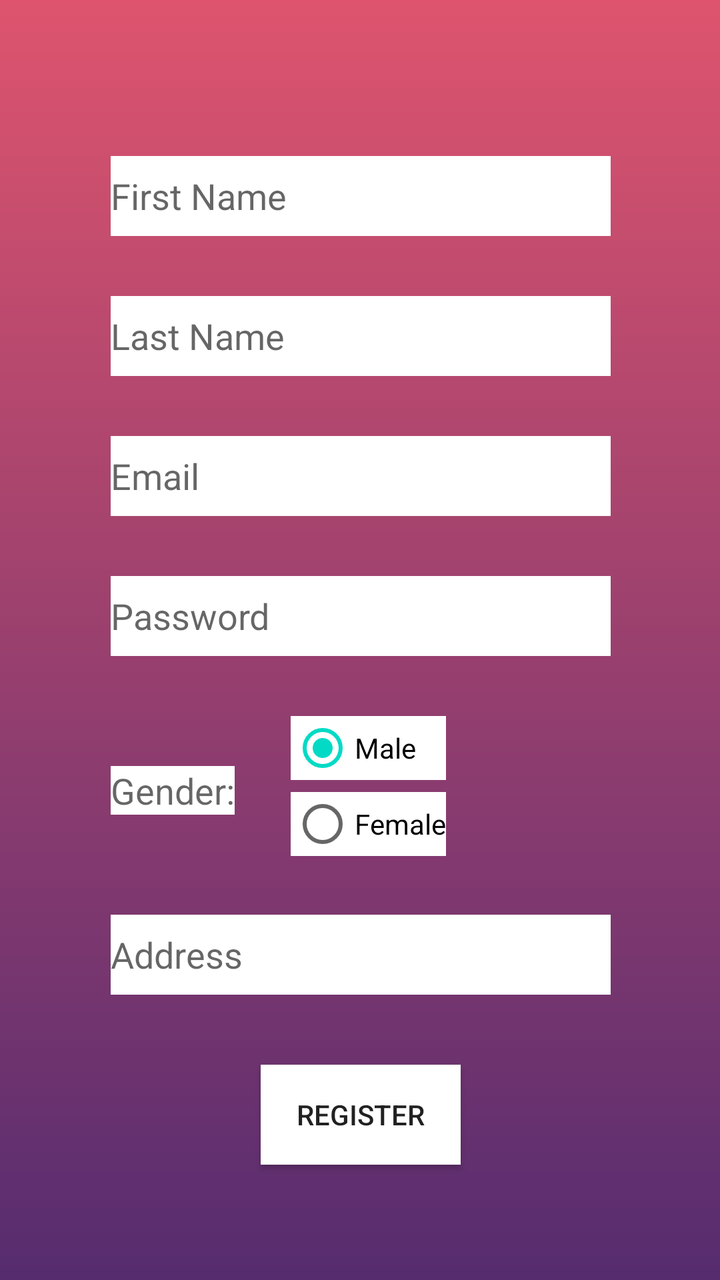
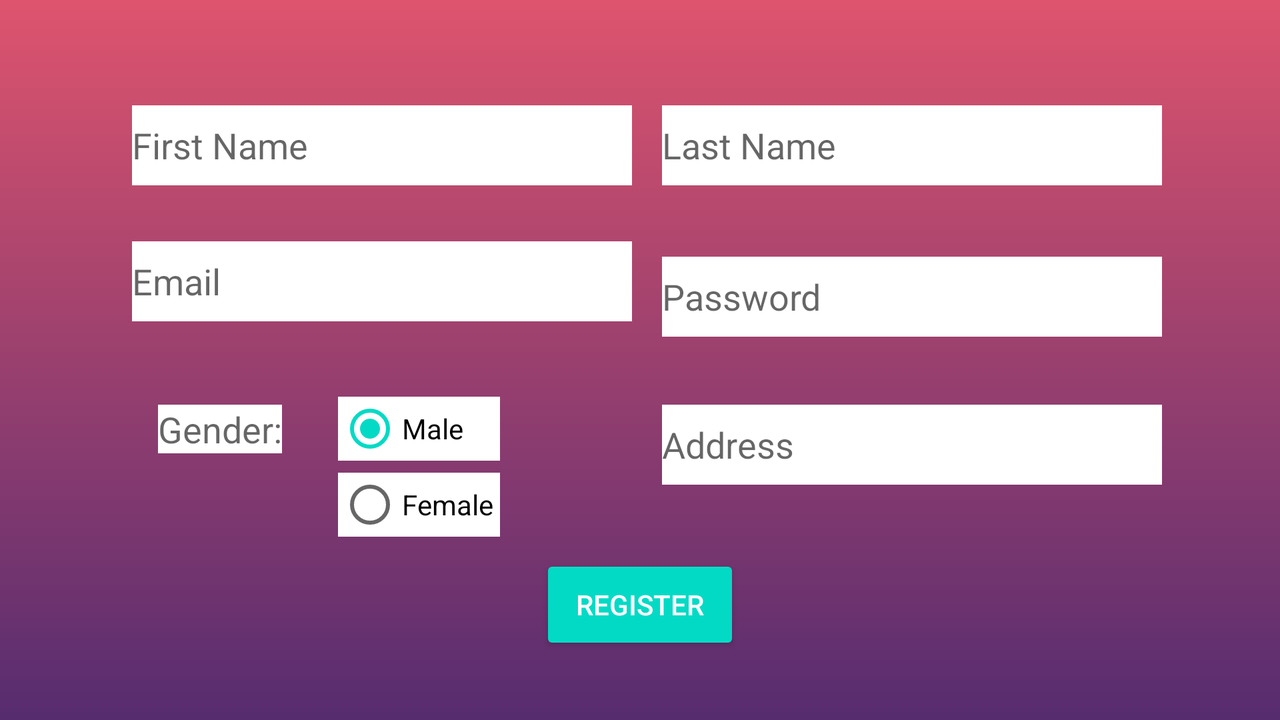

The same Android screen from two of the app's own layout files: first res/layout/ as a phone draws it, then the author's variant for another configuration, drawn on a device whose configuration selects that folder. Both files follow.
<!-- AndroidManifest.xml: application theme AppTheme -->
<!-- res/layout/activity_patient_registration.xml -->
<?xml version="1.0" encoding="utf-8"?>

<android.support.constraint.ConstraintLayout xmlns:android="http://schemas.android.com/apk/res/android"
    xmlns:app="http://schemas.android.com/apk/res-auto"
    xmlns:tools="http://schemas.android.com/tools"
    android:layout_width="match_parent"
    android:layout_height="match_parent"
    android:background="@drawable/bg_authenticate"
    tools:context="com.example.zain.doctorrecommendersystem.PatientRegistration">

    <RelativeLayout
        android:layout_width="367dp"
        android:layout_height="554dp"
        app:layout_constraintTop_toTopOf="parent"
        android:layout_marginTop="8dp"
        android:layout_marginRight="8dp"
        app:layout_constraintRight_toRightOf="parent"
        android:layout_marginLeft="8dp"
        app:layout_constraintLeft_toLeftOf="parent"
        app:layout_constraintBottom_toBottomOf="parent"
        android:layout_marginBottom="8dp">

        <EditText
            android:id="@+id/firstname"
            android:layout_width="250dp"
            android:layout_height="40dp"
            android:layout_alignParentTop="true"
            android:layout_centerHorizontal="true"
            android:layout_marginTop="35dp"
            android:background="@android:color/background_light"
            android:ems="10"
            android:hint="First Name"
            android:inputType="textPersonName" />

        <EditText
            android:id="@+id/lastname"
            android:layout_width="250dp"
            android:layout_height="40dp"
            android:layout_alignLeft="@+id/firstname"
            android:layout_alignStart="@+id/firstname"
            android:layout_below="@+id/firstname"
            android:layout_marginTop="30dp"
            android:background="@android:color/background_light"
            android:ems="10"
            android:hint="Last Name"
            android:inputType="textPersonName" />

        <EditText
            android:id="@+id/username"
            android:layout_width="250dp"
            android:layout_height="40dp"
            android:layout_alignLeft="@+id/lastname"
            android:layout_alignStart="@+id/lastname"
            android:layout_below="@+id/lastname"
            android:layout_marginTop="30dp"
            android:background="@android:color/background_light"
            android:ems="10"
            android:hint="Email"
            android:inputType="textPersonName" />

        <EditText
            android:id="@+id/password"
            android:layout_width="250dp"
            android:layout_height="40dp"
            android:layout_alignLeft="@+id/username"
            android:layout_alignStart="@+id/username"
            android:layout_below="@+id/username"
            android:layout_marginTop="30dp"
            android:background="@android:color/background_light"
            android:ems="10"
            android:hint="Password"
            android:inputType="textPassword" />

        <EditText
            android:id="@+id/address"
            android:layout_width="250dp"
            android:layout_height="40dp"
            android:layout_alignLeft="@+id/password"
            android:layout_alignStart="@+id/password"
            android:layout_below="@+id/textView4"
            android:layout_marginTop="50dp"
            android:background="@android:color/background_light"
            android:ems="10"
            android:hint="Address"
            android:inputType="textPersonName" />

        <TextView
            android:id="@+id/textView4"
            android:layout_width="wrap_content"
            android:layout_height="wrap_content"
            android:layout_alignLeft="@+id/address"
            android:layout_alignStart="@+id/address"
            android:layout_below="@+id/password"
            android:layout_marginTop="55dp"
            android:background="@android:color/background_light"
            android:text="Gender:"
            android:textAppearance="@style/TextAppearance.AppCompat.Medium" />

        <Button
            android:id="@+id/RegisterButton"
            android:layout_width="100dp"
            android:layout_height="50dp"
            android:layout_below="@+id/address"
            android:layout_centerHorizontal="true"
            android:layout_marginTop="35dp"
            android:background="@android:color/background_light"
            android:text="Register" />

        <RadioGroup
            android:id="@+id/radioGroup"
            android:layout_width="wrap_content"
            android:layout_height="wrap_content"
            android:layout_below="@+id/password"
            android:layout_marginLeft="28dp"
            android:layout_marginStart="28dp"
            android:layout_toEndOf="@+id/textView4"
            android:layout_toRightOf="@+id/textView4">


            <RadioButton
                android:id="@+id/male"
                android:layout_width="match_parent"
                android:layout_height="wrap_content"
                android:layout_marginTop="30dp"
                android:background="@android:color/background_light"
                android:checked="true"
                android:text="Male" />

            <RadioButton
                android:id="@+id/female"
                android:layout_width="wrap_content"
                android:layout_height="wrap_content"
                android:layout_marginTop="6dp"
                android:background="@android:color/background_light"
                android:text="Female" />

        </RadioGroup>

    </RelativeLayout>
</android.support.constraint.ConstraintLayout>
<!-- resources referenced by this layout -->
<resources>
  <!-- drawable bg_authenticate (drawable) -->
  <?xml version="1.0" encoding="utf-8"?>
  <shape xmlns:android="http://schemas.android.com/apk/res/android"
      android:shape="rectangle">
  
       <gradient
           android:startColor="#de546e"
           android:endColor="#562c6f"
           android:angle="270"/>
  
  </shape>
  <style name="AppTheme" parent="Theme.AppCompat.Light.NoActionBar">
          
          <item name="colorPrimary">@color/colorPrimary</item>
          <item name="colorPrimaryDark">@color/colorPrimaryDark</item>
          <item name="colorAccent">@color/colorAccent</item>
      </style>
</resources>
<!-- res/layout-land/activity_patient_registration.xml (the author's variant of the layout above) -->
<!-- drawn on the phone turned sideways -->
<?xml version="1.0" encoding="utf-8"?>
<android.support.constraint.ConstraintLayout xmlns:android="http://schemas.android.com/apk/res/android"
    xmlns:app="http://schemas.android.com/apk/res-auto"
    xmlns:tools="http://schemas.android.com/tools"
    android:layout_width="match_parent"
    android:layout_height="match_parent"
    android:background="@drawable/bg_authenticate"
    tools:context="com.example.zain.doctorrecommendersystem.PatientRegistration">

    <RelativeLayout
        android:layout_width="576dp"
        android:layout_height="343dp"
        android:layout_marginLeft="8dp"
        android:layout_marginRight="8dp"
        android:layout_marginTop="8dp"
        app:layout_constraintLeft_toLeftOf="parent"
        app:layout_constraintRight_toRightOf="parent"
        app:layout_constraintTop_toTopOf="parent"
        android:layout_marginStart="8dp"
        android:layout_marginEnd="8dp"
        app:layout_constraintBottom_toBottomOf="parent"
        android:layout_marginBottom="8dp">

        <EditText
            android:id="@+id/firstname"
            android:layout_width="250dp"
            android:layout_height="40dp"
            android:layout_alignParentLeft="true"
            android:layout_alignParentStart="true"
            android:layout_alignParentTop="true"
            android:layout_marginLeft="34dp"
            android:layout_marginStart="34dp"
            android:layout_marginTop="44dp"
            android:background="@android:color/background_light"
            android:ems="10"
            android:hint="First Name"
            android:inputType="textPersonName" />

        <EditText
            android:id="@+id/lastname"
            android:layout_width="250dp"
            android:layout_height="40dp"
            android:layout_above="@+id/username"
            android:layout_marginLeft="15dp"
            android:layout_marginStart="15dp"
            android:layout_toEndOf="@+id/firstname"
            android:layout_toRightOf="@+id/firstname"
            android:background="@android:color/background_light"

            android:ems="10"
            android:hint="Last Name"
            android:inputType="textPersonName" />

        <EditText
            android:id="@+id/username"
            android:layout_width="250dp"
            android:layout_height="40dp"
            android:layout_alignLeft="@+id/firstname"
            android:layout_alignStart="@+id/firstname"
            android:layout_below="@+id/firstname"
            android:layout_marginTop="28dp"
            android:background="@android:color/background_light"
            android:ems="10"
            android:hint="Email"
            android:inputType="textPersonName" />

        <EditText
            android:id="@+id/password"
            android:layout_width="250dp"
            android:layout_height="40dp"
            android:layout_alignBaseline="@+id/username"
            android:layout_alignBottom="@+id/username"
            android:layout_alignLeft="@+id/lastname"
            android:layout_alignStart="@+id/lastname"
            android:background="@android:color/background_light"
            android:ems="10"
            android:hint="Password"
            android:inputType="textPassword" />

        <EditText
            android:id="@+id/address"
            android:layout_width="250dp"
            android:layout_height="40dp"
            android:layout_alignBaseline="@+id/textView4"
            android:layout_alignBottom="@+id/textView4"
            android:layout_alignLeft="@+id/password"
            android:layout_alignStart="@+id/password"
            android:background="@android:color/background_light"
            android:ems="10"
            android:hint="Address"
            android:inputType="textPersonName" />

        <TextView
            android:id="@+id/textView4"
            android:layout_width="wrap_content"
            android:layout_height="wrap_content"
            android:layout_alignLeft="@+id/username"
            android:layout_alignStart="@+id/username"
            android:layout_alignTop="@+id/radioGroup"
            android:layout_marginLeft="13dp"
            android:layout_marginStart="13dp"
            android:layout_marginTop="34dp"
            android:background="@android:color/background_light"
            android:text="Gender:"
            android:textAppearance="@style/TextAppearance.AppCompat.Medium" />

        <Button
            android:id="@+id/RegisterButton"
            style="@style/Widget.AppCompat.Button.Colored"
            android:layout_width="100dp"
            android:layout_height="50dp"
            android:layout_below="@+id/address"
            android:layout_centerHorizontal="true"
            android:layout_marginTop="35dp"
            android:text="Register" />

        <RadioGroup
            android:id="@+id/radioGroup"
            android:layout_width="wrap_content"
            android:layout_height="wrap_content"
            android:layout_below="@+id/password"
            android:layout_marginLeft="28dp"
            android:layout_marginStart="28dp"
            android:layout_toEndOf="@+id/textView4"
            android:layout_toRightOf="@+id/textView4">


            <RadioButton
                android:id="@+id/male"
                android:layout_width="match_parent"
                android:layout_height="wrap_content"
                android:layout_marginTop="30dp"
                android:background="@android:color/background_light"
                android:checked="true"
                android:text="Male" />

            <RadioButton
                android:id="@+id/female"
                android:layout_width="wrap_content"
                android:layout_height="wrap_content"
                android:layout_marginTop="6dp"
                android:background="@android:color/background_light"
                android:text="Female " />

        </RadioGroup>

    </RelativeLayout>
</android.support.constraint.ConstraintLayout>
